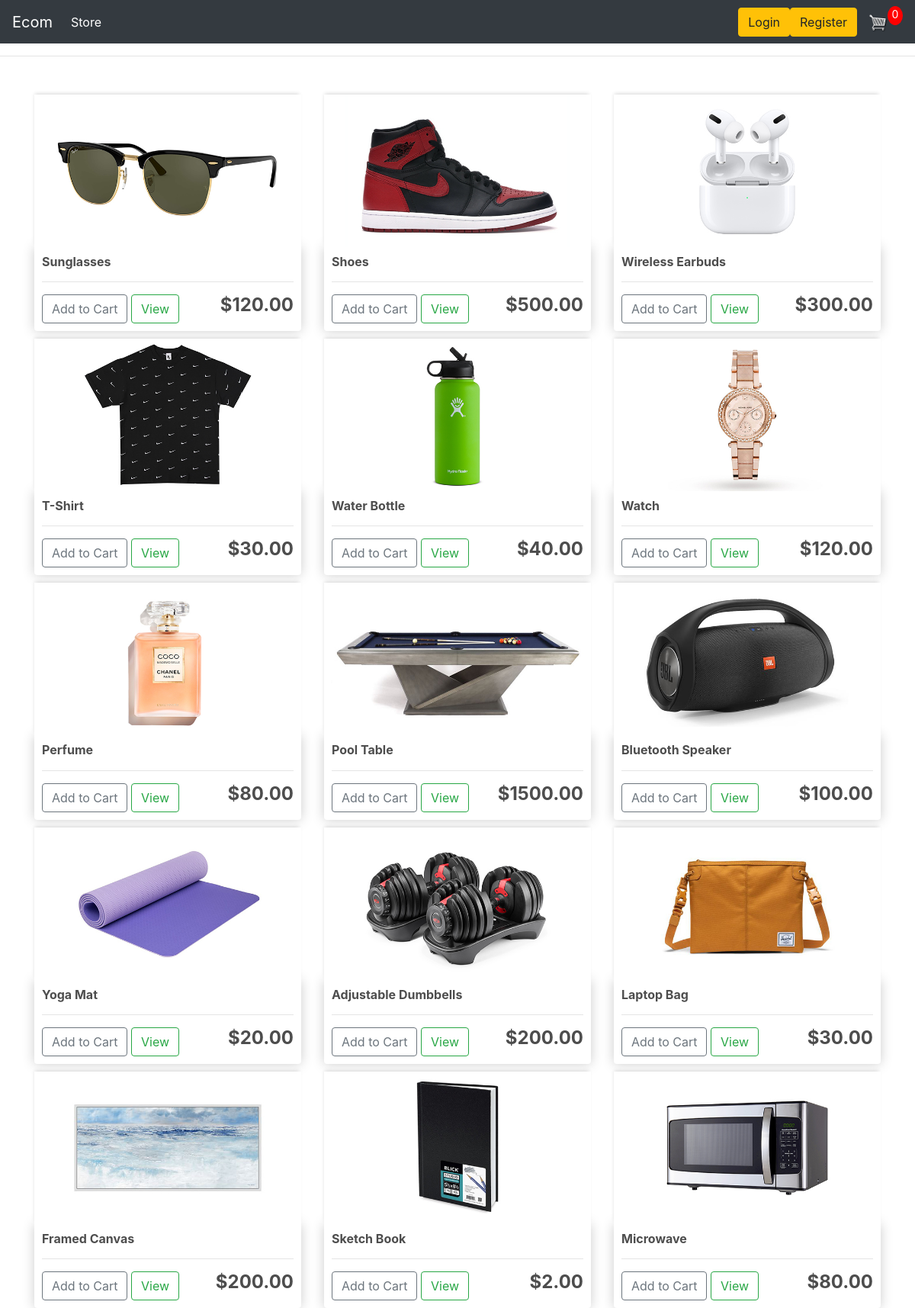
The page / on the database its author committed.
### store/models.py (models this page shows, shortened)
class Product(models.Model):
    name = models.CharField(max_length=50)
    price= models.DecimalField(max_digits=7, decimal_places=2)
    digital=models.BooleanField(default=False,null=True,blank=False)
    image = models.ImageField(null=True, blank=True)

### store/views.py (the view)
# urls.py: path('', include('store.urls')),
def store(request):
    data = cartData(request)
    cartItems = data['cartItems']
    products = Product.objects.all()  # getting all the products
    context = {
        'products': products,
        'cartItems': cartItems
        }  # allows us to use in our template
    return render(request, 'store/store.html', context)

### store/utils.py (called while the page is built, shortened)
def cookieCart(request):
    try:
        cart = json.loads(request.COOKIES['cart'])
    except:
        cart = {}
    print('Cart:', cart)
    items = []
    order = {'get_cart_total': 0, 'get_cart_items': 0, 'shipping': False}
    cartItems = order['get_cart_items']
    return{'cartItems': cartItems, 'order': order, 'items': items}

def cartData(request):
    if request.user.is_authenticated:
        customer = request.user.customer
        order, created = Order.objects.get_or_create(customer=customer, complete=False)
        items = order.orderitem_set.all()  # parent and child value
        cartItems = order.get_cart_items
    else:
        cookieData = cookieCart(request)
        cartItems = cookieData['cartItems']
        order = cookieData['order']
        items = cookieData['items']
    return {'cartItems': cartItems, 'order': order, 'items': items}

### store/templates/store/store.html
{% extends 'store/main.html' %}
{% load static %}
{% block content %}
<div class="row">
    {% for product in products %}
    <div class="col-lg-4">
        <img class="thumbnail" src="{{product.image.url}}">
        <div class="box-element product">
            <h6><strong>{{product.name}}</strong></h6>
            <hr>
            <button data-product={{product.id}} data-action="add" class="btn btn-outline-secondary add-btn update-cart">Add to Cart</button>
            <a class="btn btn-outline-success" href="#">View</a>
            <h4 style="display: inline-block; float: right"><strong>${{product.price|floatformat:2}}</strong></h4>
        </div>
    </div>
    {% endfor %}
</div>
{% endblock content %}

### store/templates/store/main.html (shortened to what this page needs)
<!DOCTYPE html>
{% load static %}
<html>
<head>
    <link rel="stylesheet" type="text/css" href="{% static 'css/main.css' %}">
    <link rel="stylesheet" href="https://stackpath.bootstrapcdn.com/bootstrap/4.4.1/css/bootstrap.min.css"
>
</head>
<body>
    <nav class="navbar navbar-expand-lg navbar-dark bg-dark">
        <a class="navbar-brand" href="{% url 'store' %}">Ecom</a>
        <div class="collapse navbar-collapse" id="navbarSupportedContent">
            <ul class="navbar-nav mr-auto">
                <li class="nav-item active">
                    <a class="nav-link" href="{% url 'store' %}">Store <span class="sr-only">(current)</span></a>
                </li>
            </ul>
            <div class="form-inline my-2 my-lg-0">
                {% if user.is_authenticated %}
                <a href="{% url 'logout' %}" class="btn btn-warning">Logout</a>
                {% else %}
                    <a href="{% url 'login' %}" class="btn btn-warning">Login</a>
                    <a href="{% url 'register' %}" class="btn btn-warning">Register</a>
                {% endif %}
                <a href="{% url 'cart' %}">
                    <img id="cart-icon" src="{% static 'images/cart.png' %}">
                </a>
                <p id="cart-total">{{cartItems}}</p>
            </div>
        </div>
    </nav>
    <hr>
    <div class="container">
        <br>
        {% block content %}
        {% endblock content %}
    </div>
</body>
</html>

### static/css/main.css (style rules this page uses)
body { background-color: hsl(0, 0%, 98%); }
h1,h2,h3,h4,h5,h6 { color:hsl(0, 0%, 30%); }
.box-element { box-shadow:hsl(0, 0%, 80%) 0 0 16px; background-color: #fff; border-radius: 4px; padding: 10px; }
.thumbnail { width: 100%; height: 200px; -webkit-box-shadow: -1px -3px 5px -2px rgba(214,214,214,1); -moz-box-shadow: -1px -3px 5px -2px rgba(214,214,214,1); box-shadow: -1px -3px 5px -2px rgba(214,214,214,1); }
.product { border-radius: 0 0 4px 4px; }
.bg-dark { background-color: #4f868c!important; }
#cart-icon { width:25px; display: inline-block; margin-left: 15px; }
#cart-total { display: block; text-align: center; color:#fff; background-color: red; width: 20px; height: 25px; border-radius: 50%; font-size: 14px; }
.col-lg-4, .col-lg-6, .col-lg-8, .col-lg-12 { margin-top: 10px; }
.btn { border-radius: 0; }

### rows shown on the page
Product: image (picture), name "Sunglasses", price "120.00"
Product: image (picture), name "Shoes", price "500.00"
Product: image (picture), name "Wireless Earbuds", price "300.00"
Product: image (picture), name "T-Shirt", price "30.00"
Product: image (picture), name "Water Bottle", price "40.00"
Product: image (picture), name "Watch", price "120.00"
Product: image (picture), name "Perfume", price "80.00"
Product: image (picture), name "Pool Table", price "1500.00"
Product: image (picture), name "Bluetooth Speaker", price "100.00"
Product: image (picture), name "Yoga Mat", price "20.00"
Product: image (picture), name "Adjustable Dumbbells", price "200.00"
Product: image (picture), name "Laptop Bag", price "30.00"
Product: image (picture), name "Framed Canvas", price "200.00"
Product: image (picture), name "Sketch Book", price "2.00"
Product: image (picture), name "Microwave", price "80.00"

### other values the page prints
{{ cartItems }} "0"
